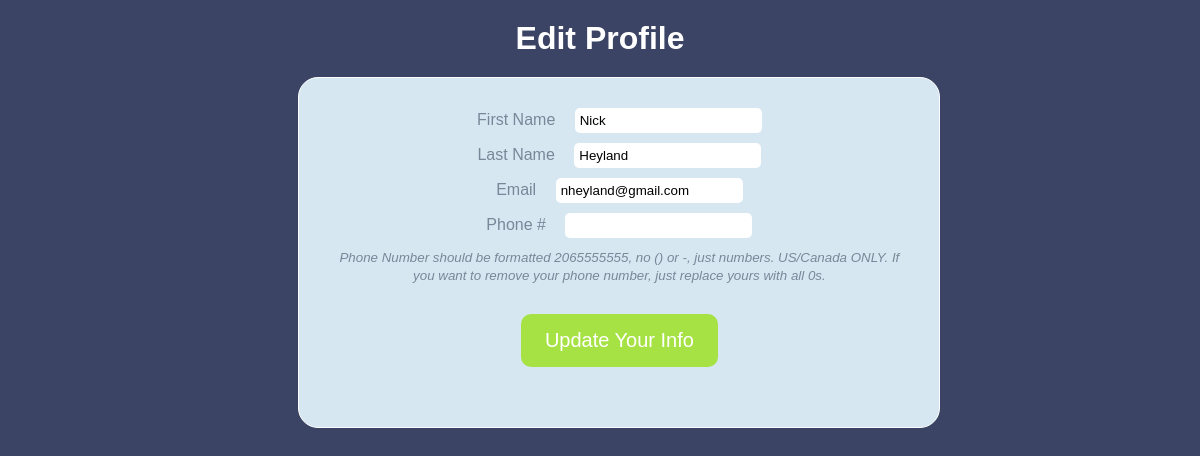
The app's page /u/editProfile/1/ (signed in) with its own data.
### login/models.py (models this page shows)
class User(models.Model):
    first_name = models.CharField(max_length=255)
    last_name = models.CharField(max_length=255)
    password = models.CharField(max_length=255)
    email = models.CharField(max_length=255)
    phone = models.CharField(max_length=12, blank=True)
    friends = models.ManyToManyField('self')
    objects = UserManager()

### social/views.py (the view)
# urls.py: path('editProfile/<int:userID>/', SocialViews.editProfile, name = 'editProfile'),
def editProfile(request, userID):
    if userID != request.session['user_id']:
        return redirect('viewProfile', userID)
    else:
        if request.method == 'POST':
            userToUpdate = User.objects.get(id=userID)
            userToUpdate.first_name = request.POST['first_name']
            userToUpdate.last_name = request.POST['last_name']
            userToUpdate.email = request.POST['email']
            if request.POST['phone']:
                phoneNumber = '+1'
                phoneNumber += request.POST['phone']
                userToUpdate.phone = phoneNumber
            userToUpdate.save()
            return redirect('viewProfile', userID)
        else:
            context = {
                'user': User.objects.get(id=userID)
            }
            return render(request, 'social/editprofile.html', context)

### social/templates/social/editprofile.html (shortened to what this page needs)
<!DOCTYPE html>
<html lang="en">
{% load static%}
<head>
    <link rel="stylesheet" href="{% static 'css/social_style.css' %}" />
    <link rel="stylesheet" href="https://use.fontawesome.com/releases/v5.15.2/css/all.css">
</head>
<body>
    <div class="container">
        <h1>Edit Profile</h1>
        <div class="profile">
            <form action="{% url 'editProfile' user.id %}" method="POST">
                <div class="left">
                    <label for="first_name">First Name</label>
                    <input type="text" name="first_name" id="first_name" class="input" value="{{ user.first_name }}"><br>
                    <label for="last_name">Last Name</label>
                    <input type="text" name="last_name" id="last_name" class="input" value="{{ user.last_name }}"><br>
                </div>
                <div class="right">
                    <label for="email">Email</label>
                    <input type="email" name="email" id="email" class="input" value="{{ user.email }}"><br>
                    <label for="phone">Phone #</label>
                    <input type="text" name="phone" id="phone" class="input" aria-describedby="phonehelp" value="{{ user.phone }}" maxlength="12"><br>
                    <small id="phonehelp">Phone Number should be formatted 2065555555, no () or -, just numbers. US/Canada ONLY. If you want to remove your
                        phone number, just replace yours with all 0s.
                    </small>
                </div>
                <input type="submit" class="button" value="Update Your Info">
            </form>
        </div>
    </div>
</body>
</html>

### social/static/css/social_style.css (style rules this page uses)
* { margin: 0px; padding: 0px; }
.container { height: 1000px; padding: 20px; background: #3b4465; font-family: sans-serif; color: white; text-align: center; }
.profile { width: 50%; color: lightslategray; margin: 20px 0% 20px 24%; text-align: center; border-radius: 20px; padding: 30px; animation: fade-in-box 1s ease 1s forwards; background-color: #afbdc5; }
#phonehelp { font-style: italic; }
.left { display: inline-block; }
.right { display: inline-block; }
.input { align-items: center; margin-left: 15px; padding: 5px; border-radius: 5px; border: none; margin-bottom: 10px; }
.button { background-color: #a7e245; border-radius: 10px; border: none; color: white; padding: 15px 24px; text-align: center; text-decoration: none; font-size: 20px; display: inline-block; margin: 30px; cursor: pointer; }

### records on screen
User: first_name "Nick", last_name "Heyland", email "nheyland@gmail.com"
